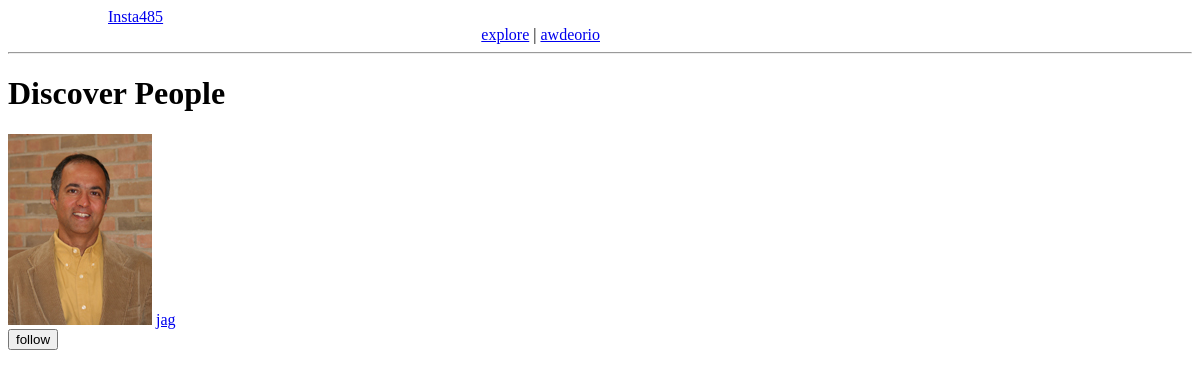
The page /explore/ (signed in) on the database its author committed.
### tables this page shows
CREATE TABLE users(
  username VARCHAR(20) NOT NULL,
  fullname VARCHAR(40) NOT NULL,
  email VARCHAR(40) NOT NULL,
  filename VARCHAR(40) NOT NULL,
  password VARCHAR(40) NOT NULL,
  created DATETIME DEFAULT CURRENT_TIMESTAMP,
  PRIMARY KEY(username)
);

### insta485/views/index.py (the view)
@insta485.app.route('/explore/')
def show_explore():
    connection = insta485.model.get_db()
    if "username" in flask.session:
        logname = flask.session["username"]
    else:
        return flask.redirect("/accounts/login/")
    context = {"logname": logname}
    cur = connection.execute(
        "SELECT username AS username, filename AS user_img_url "
        "FROM users "
        "WHERE username not in "
        "(SELECT username2 FROM following WHERE username1 == ?) "
        "and username != ?",
        (logname, logname, )
    )
    not_following = cur.fetchall()
    context["not_following"] = not_following
    return flask.render_template("explore.html", **context)

### insta485/model.py (called while the page is built)
def dict_factory(cursor, row):
    return {col[0]: row[idx] for idx, col in enumerate(cursor.description)}

def get_db():
    if 'sqlite_db' not in flask.g:
        db_filename = insta485.app.config['DATABASE_FILENAME']
        flask.g.sqlite_db = sqlite3.connect(str(db_filename))
        flask.g.sqlite_db.row_factory = dict_factory
        flask.g.sqlite_db.execute("PRAGMA foreign_keys = ON")
    return flask.g.sqlite_db

### insta485/templates/explore.html (shortened to what this page needs)
<!DOCTYPE html>
<html lang="en">
<head>
</head>
<body>
    <div class="logo">
        <a href="/">Insta485</a>
    </div>
    <div class="topright">
        <a href="/explore/">explore</a>
        <a> | </a>
        <a href="/users/{{ logname }}/">{{ logname }}</a>
    </div>
    <hr>
    <h1>Discover People</h1>
    {% for follower in not_following %}
    <img src="/uploads/{{ follower["user_img_url"] }}" alt="{{ follower["user_img_url"] }}">
    <a href="/users/{{ follower["username"] }}/">{{ follower["username"] }}</a>
    <form action="/following/?target=/explore/" method="post" enctype="multipart/form-data">
        <input type="submit" name="follow" value="follow"/>
      </form>
    {% endfor %}
</body>
</html>

### insta485/templates/explore.html (style rules this page uses)
.logo { color: black; text-align: left; margin-left: 100px; width: 50%; display: inline-block; }
.topright { color: black; text-align: right; margin-right: 100px; width: 50%; display: inline-block; }

### rows shown on the page
users: user_img_url (picture), username "jag"

### other values the page prints
{{ logname }} "awdeorio"
